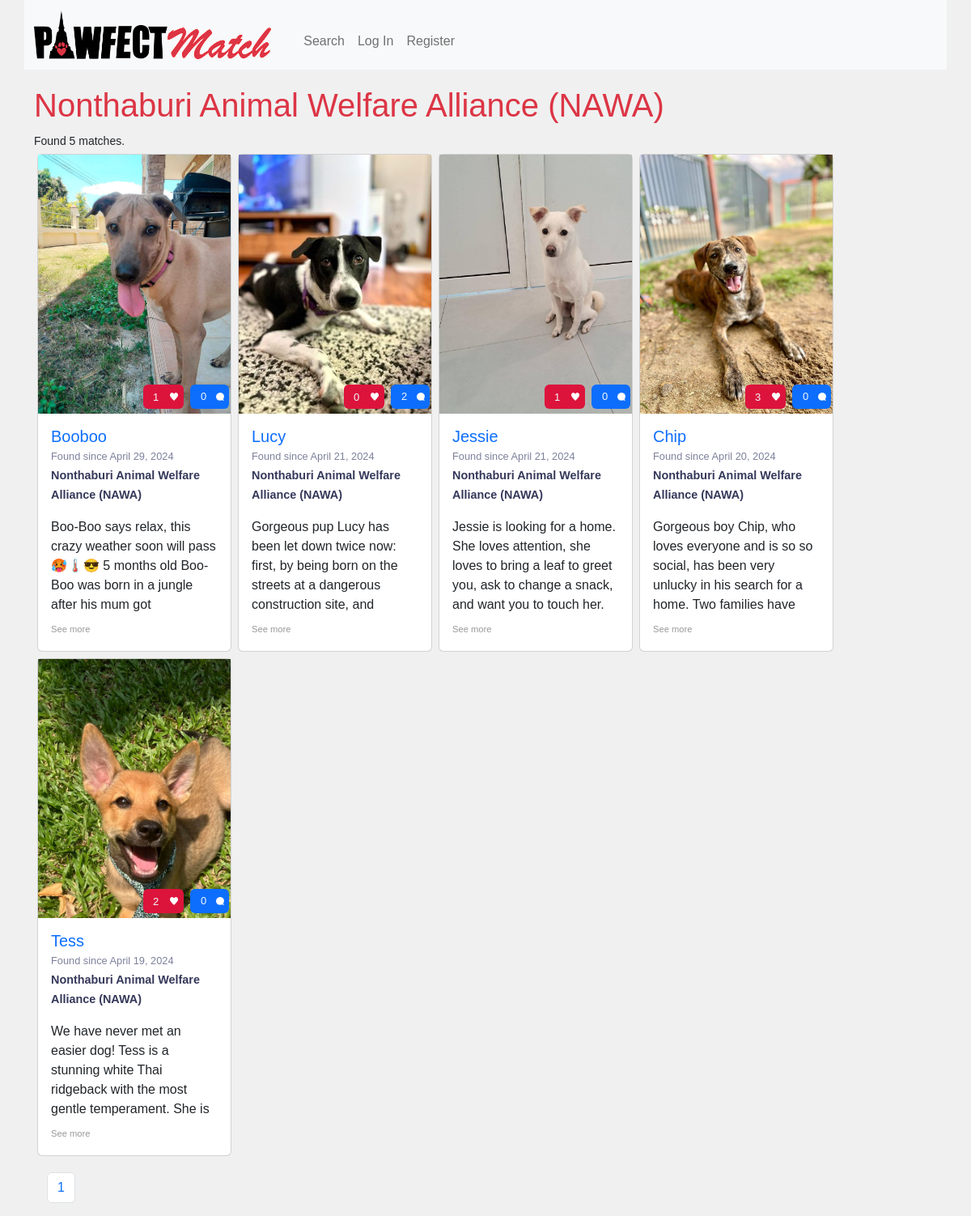
/organization/1, run on the app's committed database.
### adopt/models.py (models this page shows, shortened)
class Organization(models.Model):
    name = models.CharField(max_length=255, blank=False)
    image = models.CharField(max_length=500, null=True, blank=True)
    area = models.CharField(max_length=100, choices=AREAS, null=True, blank=False)
    def __str__(self):
        return f'{self.name}'

class Pet(models.Model):
    CHOICES = [('YES', 'Yes'), ('NO', 'No'), ('UNKNOWN', 'Unknown')]
    LEVELS = [('LOW', 'Low'), ('MEDIUM', 'Medium'), ('HIGH', 'High'), ('UNKNOWN', 'Unknown')]
    PROGRESS = [('YES', 'Yes'), ('INPROGRESS', 'In Progress'), ('UNKNOWN', 'Unknown')]
    GENDER = [('FEMALE', 'Female'),('MALE', 'Male')]
    ANIMALS = [('DOG', 'Dog'), ('CAT', 'Cat')]
    SIZES = [
        ('S', 'Small (1-10kg)'),
        ('M', 'Medium (11-26kg)'),
        ('L', 'Large (27-45kg)'),
        ('EX', 'Extra Large (46+kg)')
    ]
    AGES = [
        ('PUPPY', 'Puppy'),
        ('YOUNG', 'Young'),
        ('ADULT', 'Adult'),
        ('SENIOR', 'Senior')
    ]
    name = models.CharField(max_length=255, blank=False)
    type = models.CharField(max_length=255, choices=ANIMALS, default='DOG', blank=False)
    breed = models.CharField(max_length=255, null=True, blank=True)
    gender = models.CharField(max_length=6, choices=GENDER, null=True, blank=False)
    age = models.CharField(max_length=20, choices=AGES, null=True, blank=False)
    size = models.CharField(max_length=50, choices=SIZES, null=True, blank=True)
    description = models.TextField(max_length=2000, null=True, blank=False)
    registered_date = models.DateField(auto_now_add=True, null=True)
    registered_by = models.ForeignKey(User, null=True, on_delete=models.CASCADE, related_name='registered_pets')
    adopted_by = models.ForeignKey(User, null=True, blank=True, on_delete=models.CASCADE, related_name='adopt_pets')
    fostered_by = models.ForeignKey(User, null=True, blank=True, on_delete=models.CASCADE, related_name='fostered_pets')
    energy = models.CharField(max_length=10, choices=LEVELS, null=True, blank=True)
    anxiety = models.CharField(max_length=10, choices=LEVELS, null=True, blank=True)
    sterilized = models.CharField(max_length=10, choices=CHOICES, null=True, blank=True)
    vaccinated = models.CharField(max_length=10, choices=CHOICES, null=True, blank=True)
    images = models.CharField(max_length=500, null=True, blank=True)
    likes = models.ManyToManyField(User, blank=True, related_name="likes")
    dog_friendly = models.CharField(max_length=10, choices=CHOICES, null=True, blank=True)
    cat_friendly = models.CharField(max_length=10, choices=CHOICES, null=True, blank=True)
    kid_friendly = models.CharField(max_length=10, choices=CHOICES, null=True, blank=True)
    house_trained = models.CharField(max_length=10, choices=PROGRESS, null=True, blank=True)
    leash_trained = models.CharField(max_length=10, choices=PROGRESS, null=True, blank=True)
    crate_trained = models.CharField(max_length=10, choices=PROGRESS, null=True, blank=True)
    class Meta:
        ordering = ['-registered_date']
    def get_total_likes(self):
        return self.likes.count()

class User(AbstractUser):
    organization = models.ForeignKey(Organization, null=True, blank=True, on_delete=models.CASCADE, related_name='staff')
    phone = models.CharField(max_length=16, null=True, blank=True)
    address = models.TextField(max_length=255, null=True, blank=True)
    area = models.CharField(max_length=100, choices=AREAS, null=True, blank=False)
    country = models.CharField(max_length=255, default='Thailand', blank=False)

### adopt/views.py (the view)
# urls.py: path("organization/<int:pk>", views.pets_by_organization, name="organization"),
def pets_by_organization (request, pk):
    organization = get_object_or_404(Organization, pk=pk)
    registered_users = User.objects.filter(organization_id=organization.id)
    pets = Pet.objects.filter(
        registered_by__in=registered_users,
        adopted_by__isnull=True
    )
    return show_pets(organization.name, request, pets, profile=None)

### adopt/views.py (called while the page is built)
def show_pets(title, request, pets, profile=None):
    page_index = request.GET.get("page", 1)
    paginator = Paginator(pets, ITEMS_PER_PAGE)
    page = paginator.page(page_index)
    page_numbers = list(paginator.page_range)
    context = {
            "pets": page,
            "count": pets.count,
            "title": title,
            "profile":profile,
            "page_numbers": page_numbers
        }
    return render(request, "adopt/list.html", context)

### adopt/templates/adopt/list.html (shortened to what this page needs)
{% extends "adopt/layout.html" %}
{% load static %}
{% block body %}
    <h1>{{ title }}</h1>
    <small>Found {{ count }} matches.</small>
    <div class="flex-container">
        {% include 'adopt/card_view.html' with pets=pets %}
    </div>
    <nav aria-label="page navigation">
        <ul class="pagination">
            {% for page_number in page_numbers %}
                {% if page_number == page_obj.number%}
                    <li class="page-item active">
                {% else%}
                    <li class="page-item">
                {% endif %}
                        <a class="page-link" href="?page={{ page_number }}">{{ page_number }}</a>
                    </li>
            {% endfor %}
        </ul>
    </nav>
{% endblock %}

### adopt/templates/adopt/card_view.html
{% for pet in pets %}
    <div id="pet{{ pet.id }}"  class="card m-1" style="width:15rem;">
        <a href="{% url 'detail' pet.id %}">
            <div class="card-img-container" data-pet="{{ pet.id }}" style="background-image:url('{{ pet.images }}');" alt="{{ pet.name }}">
            </div>
        </a>
        <div style="display:block; position:absolute; top: 17.5rem; left:0rem; width:15rem; height:2.2rem; z-index:500;">
            <a href="{% url 'detail' pet.id %}" class="commentSummary m-1"><span class="comment_count">{{ pet.comments.count }}</span></a>
                <button data-pet="{{ pet.id }}" type="button" class="btn like m-1" data-toggle="button" aria-pressed="false" autocomplete="off">
                    {{ pet.get_total_likes }}
                </button>
        </div>
        <div class="card-body">
            <h5 class="card-title mb-0"><a class="card-link" href="{% url 'detail' pet.id %}">{{ pet.name|capfirst }}</a></h5>
            <p class="card-text">
                <span class="date">Found since {{ pet.registered_date }}</span>
                <br>
                {% if not pet.fostered_by %}
                    <span class="organization">{{ pet.registered_by.organization }}</span>
                {% else %}
                    <span class="organization">Fostered by {{ pet.fostered_by }}</span>
                {% endif %}
            </p>
            <div class="card-text">
                <p id="desc{{ pet.id }}" class="card-text initial" contenteditable="false">{{ pet.description }}</p>
            </div>
            <a href="#" data-pet="{{ pet.id }}" class="more">See more</a>
        </div>
    </div>
{% endfor %}

### adopt/static/adopt/styles.css (style rules this page uses)
* { margin: 0; padding: 0; font-family: 'poppins', sans-serif; box-sizing: border-box; }
body { background-color: #f0f0f0; }
a { text-decoration: none; }
h1, h2, h4 { margin-top:20px; color: #dc3545; }
.date { color:rgb(126, 129, 156); font-size: .8rem; line-height: 0%; }
.organization { font-size:.9rem; font-weight:600; color: rgb(53, 57, 90); line-height: .8%; }
.like { position:relative; display:block; height:30px; width:50px; background-image: url("/static/adopt/images/white_heart.png"); background-position-x: 82%; background-position-y: 50%; background-repeat: no-repeat; background-color: crimson; background-size: 10px 10px; text-align: left; border-style:none; border-radius: 6px; color:aliceblue; padding:8 3 3 5px; font-size:small; float: right; z-index: 500; }
.comment_count { display: block; text-align:center; padding: 5px 10px 10px 5px; margin-right:10px; }
.commentSummary { position:relative; display:block; height:30px; width:3rem; background-image: url("/static/adopt/images/comment.png"); background-position-x: 85%; background-position-y: 50%; background-repeat: no-repeat; background-color: #0d6efd; background-size: 10px 10px; text-align: left; border-style:none; border-radius: 6px; color:aliceblue; padding:8 3 3 5px; font-size:small; float: right; text-decoration:none; z-index: 500; }
.flex-container { display: flex; flex-flow: row wrap; }
.card { box-shadow: 0px 2px 4px rbg(0,0,0,2); }
.card-img-container { display:block; height:20rem; background-size:cover; overflow:hidden; cursor: pointer; }
.card-text.initial { display: block; height: 7.8rem; overflow:hidden; }
.more { border:0px; background:none; color:#999999; font-size:0.7rem; }
ul { list-style-type: none; margin: 0; padding: 0rem; margin:1rem; }

### data on the page
Organization: name "Nonthaburi Animal Welfare Alliance (NAWA)"
Pet: images (picture), comments.count "0", get_total_likes "1", name "Booboo", registered_date "April 29, 2024", registered_by.organization "Nonthaburi Animal Welfare Alliance (NAWA)", description "Boo-Boo says relax, this crazy weather soon will pass 🥵🌡️😎 5 months old Boo-Boo was born in a jungle after his mum got…"
Pet: images (picture), comments.count "2", get_total_likes "0", name "Lucy", registered_date "April 21, 2024", registered_by.organization "Nonthaburi Animal Welfare Alliance (NAWA)", description "Gorgeous pup Lucy has been let down twice now: first, by being born on the streets at a dangerous construction site, and…"
Pet: images (picture), comments.count "0", get_total_likes "1", name "Jessie", registered_date "April 21, 2024", registered_by.organization "Nonthaburi Animal Welfare Alliance (NAWA)", description "Jessie is looking for a home. She loves attention, she loves to bring a leaf to greet you, ask to change a snack, and want you to touch her.…"
Pet: images (picture), comments.count "0", get_total_likes "3", name "Chip", registered_date "April 20, 2024", registered_by.organization "Nonthaburi Animal Welfare Alliance (NAWA)", description "Gorgeous boy Chip, who loves everyone and is so so social, has been very unlucky in his search for a home. Two families have…"
Pet: images (picture), comments.count "0", get_total_likes "2", name "Tess", registered_date "April 19, 2024", registered_by.organization "Nonthaburi Animal Welfare Alliance (NAWA)", description "We have never met an easier dog! Tess is a stunning white Thai ridgeback with the most gentle temperament. She is…"

### other printed values
{{ count }} "5"
{{ page_number }} "1"
